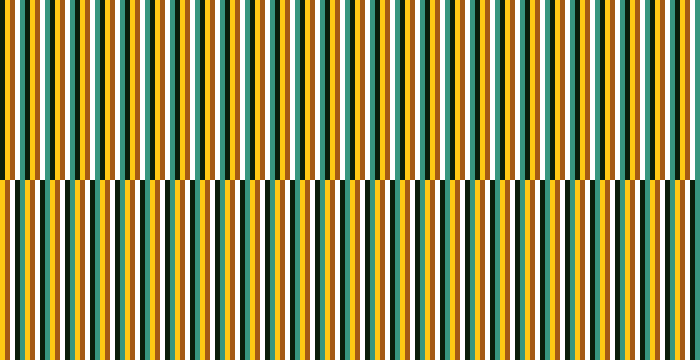
Frame 1 (no input)
Frame 2 (the mouse pressed at the canvas centre, redrawn once): identical to frame 1, image omitted

The Processing sketch that drew this single still picture (run headless with seeded random() and noise(); the mouse was pressed at the canvas centre and the sketch redrawn once):

// Processing sketch: processing_108753
// ── processing_108753.pde

/**
 * Relativity. 
 * 
 * Each color is perceived in relation to other colors. The top and bottom 
 * bars each contain the same component colors, but a different display order 
 * causes individual colors to appear differently. 
 */
 
color a, b, c, d, e;

void setup() {
  size(700, 360);
  noStroke();
  a = color (560, 200, 20);
  b = color(10, 30, 10);
  c = color(165, 89, 20);
  d = color(570, 540, 540);
  e = color(55, 150, 127);
  noLoop();  // Draw only one time
}

void draw() {
  drawBand(a, b, c, d, e, 0, width/120);
  drawBand(c, a, d, b, e, height/2, width/128);
}

void drawBand(color v, color w, color x, color y, color z, int ypos, int barWidth) {
  int num = 5;
  color[] colorOrder = { w, v, x, y, z };
  for(int i = 0; i < width; i += barWidth*num) {
    for(int j = 0; j < num; j++) {
      fill(colorOrder[j]);
      rect(i+j*barWidth, ypos, barWidth, height/2);
    }
  }
}
